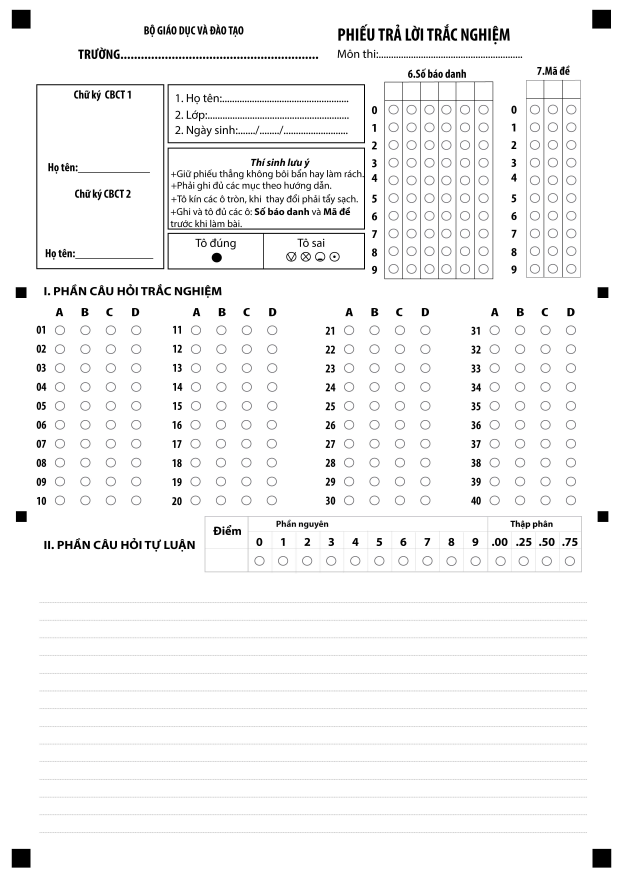
#> input picture data/evaluation/unseen_templates/raw/unseen_omr_01.jpg, 2480 x 3507 px (shown at 1/4 size); its folder holds only this picture in this run
$ python test_bubble_reader.py --image ../../data/evaluation/unseen_templates/raw/unseen_omr_01.jpg
#> lines starting #> are read from the running program, lines starting #| are printed output that depends on the picture
"""
Standalone test for the bubble reader — no YOLO needed.

Opens an image and lets you draw a rectangle over a region.
The bubble reader runs on that crop and saves a debug image showing
detected bubbles (green = filled, red = empty).

Usage:
    python ai/omr/test_bubble_reader.py --image data/evaluation/unseen_templates/readable/unseen_omr_01_readable.png

Controls in the selection window:
    Draw rectangle → select region
    SPACE or ENTER → confirm selection and run bubble reader
    C              → cancel / redraw
    Q              → quit without running
"""

import argparse
import sys
import cv2
import numpy as np
from pathlib import Path

from bubble_reader import detect_bubble_grid, draw_bubble_grid, read_region

SECTION_TYPES = ["mcq_region", "true_false_region", "numeric_region", "raw"]


def parse_args():
    parser = argparse.ArgumentParser()
    parser.add_argument("--image", required=True, help="Path to a readable exam sheet image.")
    parser.add_argument(
        "--type", default="mcq_region", choices=SECTION_TYPES,
        help="Section type to interpret the selection as.",
    )
    parser.add_argument("--fill-threshold", type=float, default=0.40,
                        help="Dark-pixel fraction to count a bubble as filled.")
    parser.add_argument("--min-radius", type=int, default=7)
    parser.add_argument("--max-radius", type=int, default=22)
    parser.add_argument("--output", default=None,
                        help="Optional path to save the debug image (PNG).")
    return parser.parse_args()


def main():
    args = parse_args()
    image_path = Path(args.image)

    if not image_path.exists():
        print(f"Image not found: {image_path}", file=sys.stderr)
        sys.exit(1)

    image = cv2.imread(str(image_path), cv2.IMREAD_GRAYSCALE)
#> image: shape (3507, 2480); min 0, max 255, mean 245.4
    if image is None:
        print(f"Could not read image: {image_path}", file=sys.stderr)
        sys.exit(1)

    print(f"Image loaded: {image_path.name}  ({image.shape[1]}x{image.shape[0]})")
#| Image loaded: unseen_omr_01.jpg  (2480x3507)
    print(f"Section type: {args.type}")
    print(f"Fill threshold: {args.fill_threshold}")
    print()
    print("Draw a rectangle around the section you want to test, then press SPACE/ENTER.")
    print("Press C to redraw, Q to quit.")
    print()

    # Scale down for display if the image is large.
    max_display_h = 900
    scale = min(1.0, max_display_h / image.shape[0])
#> scale = 0.257
    display = cv2.resize(image, (int(image.shape[1] * scale), int(image.shape[0] * scale)))
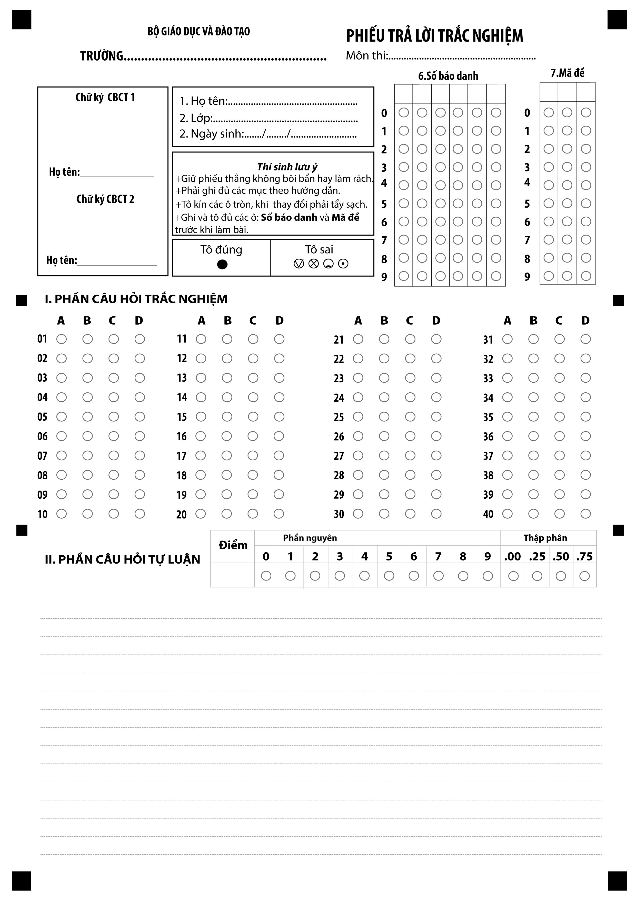
#> display: shape (900, 636); min 0, max 255, mean 245.3

#> (the run stopped early here; a loop or call above may not have finished)

$ run again, on data/evaluation/unseen_templates/raw/unseen_omr_02.jpg
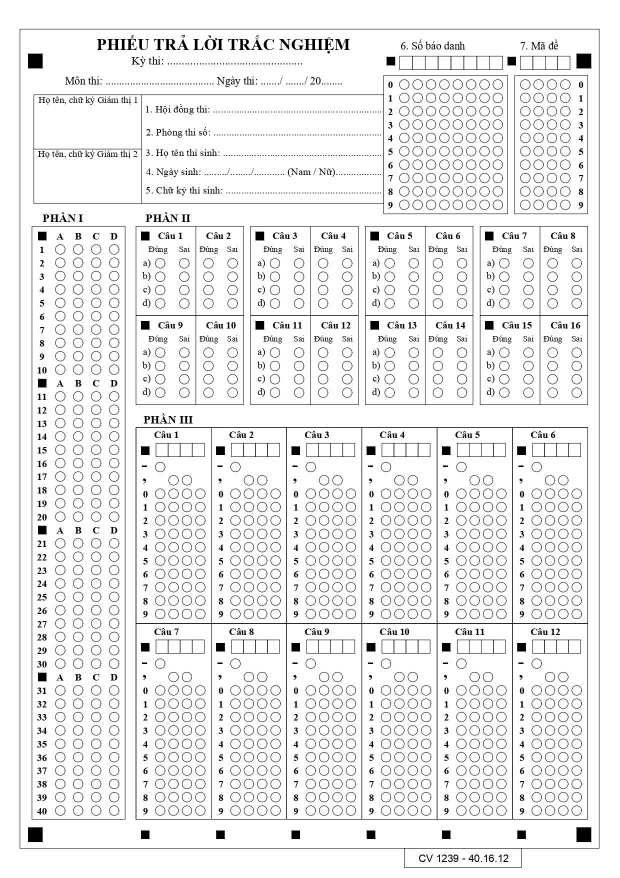
#> input picture data/evaluation/unseen_templates/raw/unseen_omr_02.jpg, 1240 x 1755 px (shown at 1/2 size)
#> in main, image is the input picture: shape (1755, 1240); min 0, max 255, mean 237.2
#| Image loaded: unseen_omr_02.jpg  (1240x1755)
#> in main, `display = cv2.resize(image, (int(image.shape[1] * scale), int(image.sh..`:
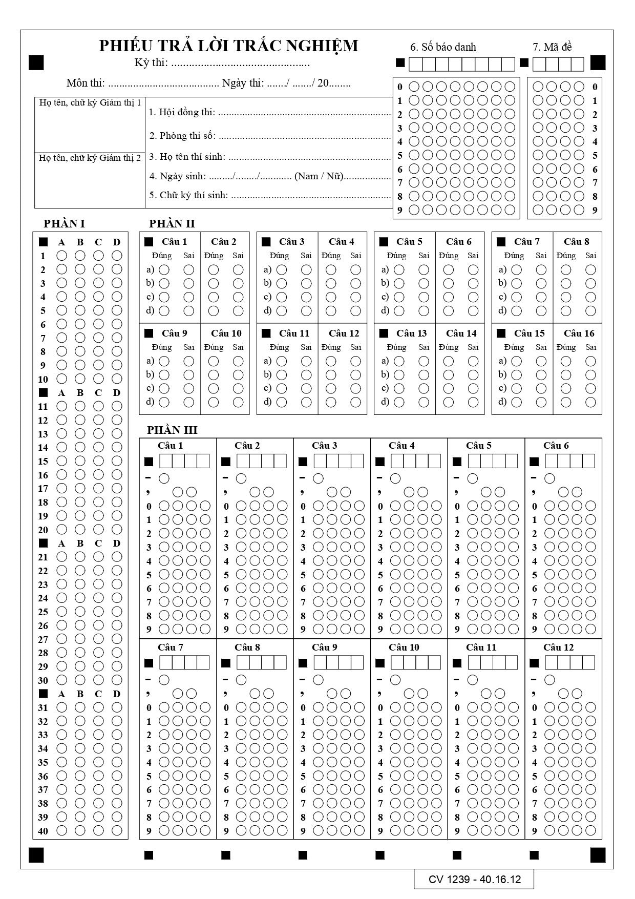
#> display: shape (899, 635); min 0, max 255, mean 237.4

$ run again, on data/evaluation/unseen_templates/raw/unseen_omr_03.png
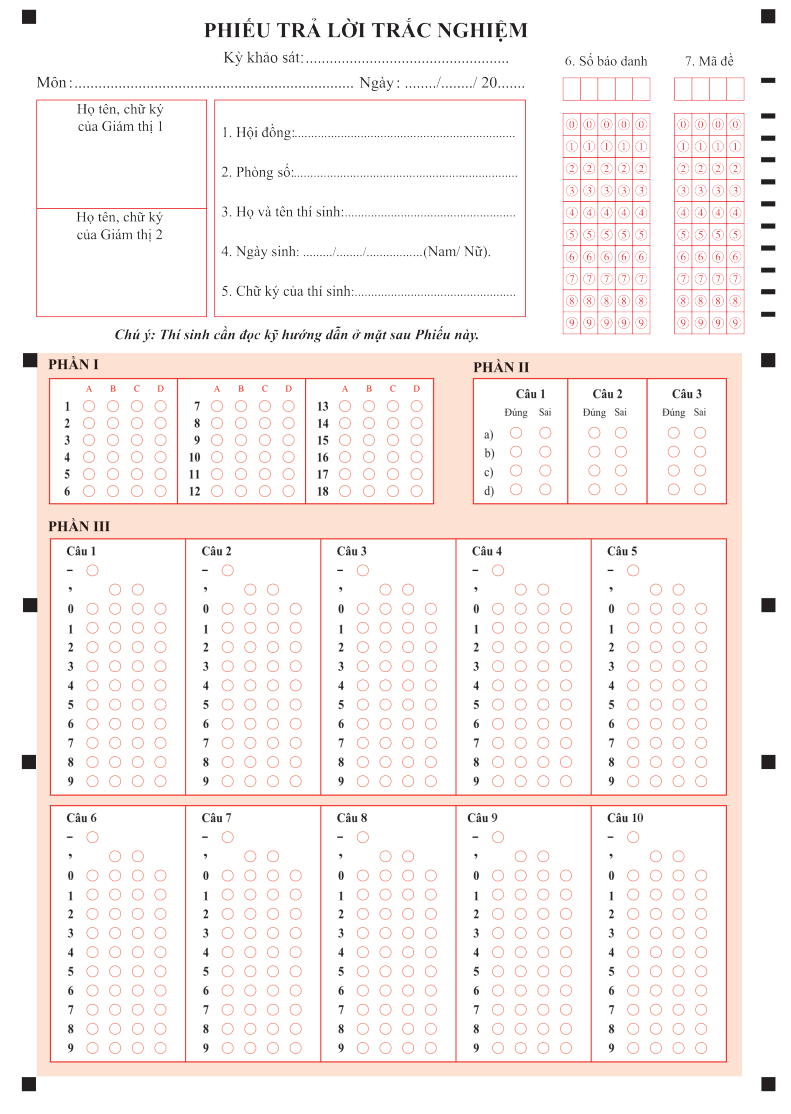
#> input picture data/evaluation/unseen_templates/raw/unseen_omr_03.png, 791 x 1114 px
#> in main, `image = cv2.imread(str(image_path), cv2.IMREAD_GRAYSCALE)`:
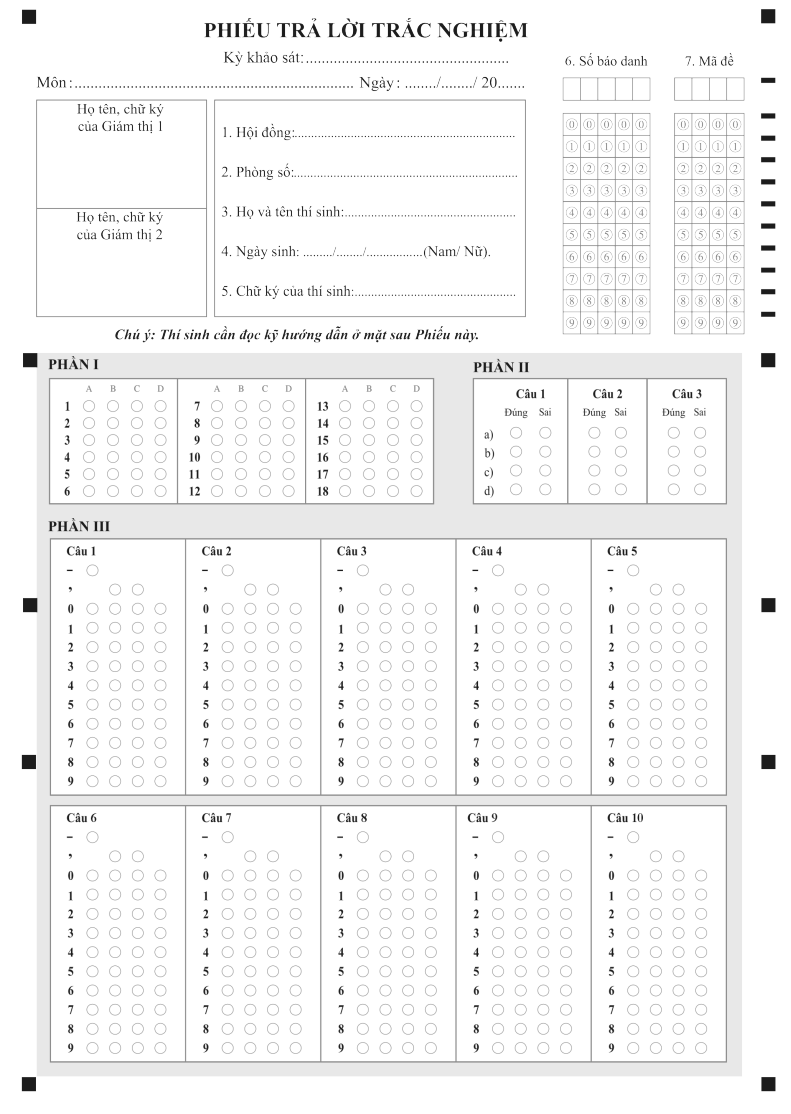
#> image: shape (1114, 791); min 28, max 255, mean 246.1
#| Image loaded: unseen_omr_03.png  (791x1114)
